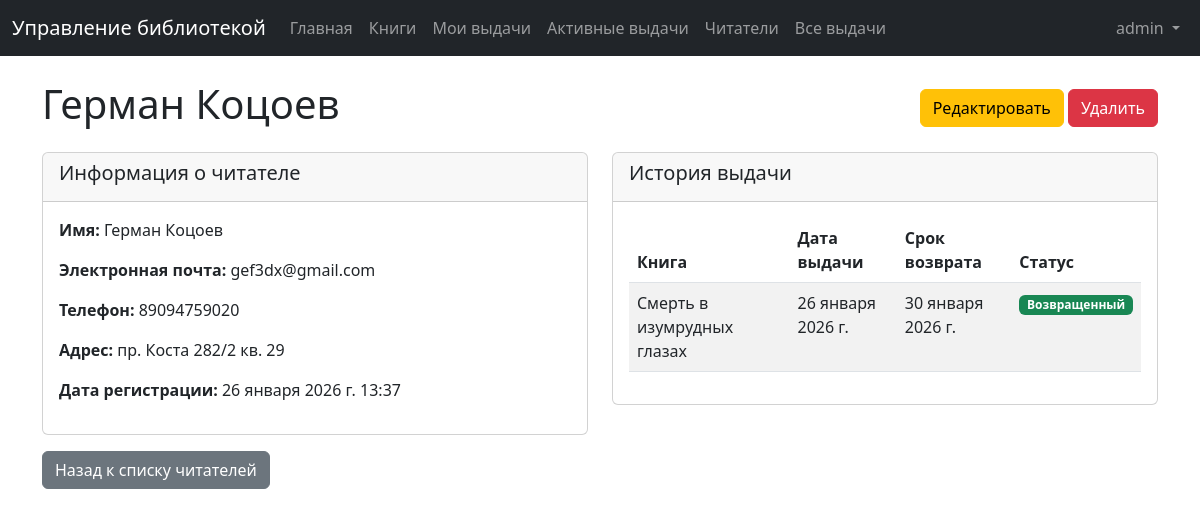
Page /readers/1/ (signed in) on the committed database.
### library/models.py (models this page shows, shortened)
class Reader(models.Model):
    user = models.OneToOneField(
        User,
        on_delete=models.CASCADE,
        null=True,
        blank=True,
        verbose_name="Пользователь",
    )
    first_name = models.CharField(max_length=100, verbose_name="Имя")
    last_name = models.CharField(max_length=100, verbose_name="Фамилия")
    email = models.EmailField(
        max_length=254, verbose_name="Электронная почта", unique=True
    )
    phone = models.CharField(
        max_length=20, verbose_name="Телефон", null=True, blank=True, unique=True
    )
    address = models.CharField(
        max_length=255, verbose_name="Адрес", null=True, blank=True
    )
    registration_date = models.DateTimeField(
        auto_now_add=True, verbose_name="Дата регистрации"
    )
    class Meta:
        verbose_name = "Читатель"
        verbose_name_plural = "Читатели"
        ordering = ["last_name", "first_name"]

class Loan(models.Model):
    STATUS_CHOICES = [
        ("overdue", "Просрочена"),
        ("active", "Активная"),
        ("returned", "Возвращена"),
    ]
    reader = models.ForeignKey(
        Reader, on_delete=models.CASCADE, verbose_name="Читатель"
    )
    book = models.ForeignKey(Book, on_delete=models.CASCADE, verbose_name="Книга")
    loan_date = models.DateField(verbose_name="Дата выдачи книги")
    due_date = models.DateField(verbose_name="Срок возврата книги")
    return_date = models.DateField(
        verbose_name="Дата возврата книги", null=True, blank=True
    )
    status = models.CharField(
        max_length=20, choices=STATUS_CHOICES, default="active", verbose_name="Статус"
    )
    class Meta:
        verbose_name = "Выдача"
        verbose_name_plural = "Выдачи"
        ordering = ["return_date"]

class Book(models.Model):
    title = models.CharField(max_length=200, verbose_name="Название")
    author = models.CharField(max_length=200, verbose_name="Автор")
    isbn = models.CharField(max_length=13, verbose_name="ISBN", unique=True)
    publication_date = models.DateField(verbose_name="Дата публикации")
    genre = models.CharField(max_length=100, verbose_name="Жанр")
    total_copies = models.IntegerField(verbose_name="Количество экземпляров")
    available_copies = models.IntegerField(verbose_name="Доступные экземпляры")
    class Meta:
        verbose_name = "Книга"
        verbose_name_plural = "Книги"
        ordering = ["title"]

### library/views.py (the view)
# urls.py: path("readers/<int:pk>/", views.reader_detail, name="reader_detail"),
@login_required
def reader_detail(request, pk):
    if not request.user.is_staff:
        messages.error(request, "У вас нет разрешения на просмотр этой страницы.")
        return redirect("home")
    reader = get_object_or_404(Reader, pk=pk)
    loans = Loan.objects.filter(reader=reader)
    return render(
        request, "library/reader_detail.html", {"reader": reader, "loans": loans}
    )

### templates/library/reader_detail.html (shortened to what this page needs)
{% extends 'library/base.html' %}
{% block content %}
<div class="d-flex justify-content-between align-items-center mb-3">
    <h1>{{ reader.first_name }} {{ reader.last_name }}</h1>
    <div>
        <a href="{% url 'reader_edit' reader.pk %}" class="btn btn-warning">Редактировать</a>
        <a href="{% url 'reader_delete' reader.pk %}" class="btn btn-danger">Удалить</a>
    </div>
</div>
<div class="row">
    <div class="col-md-6">
        <div class="card">
            <div class="card-header">
                <h5>Информация о читателе</h5>
            </div>
            <div class="card-body">
                <p><strong>Имя:</strong> {{ reader.first_name }} {{ reader.last_name }}</p>
                <p><strong>Электронная почта:</strong> {{ reader.email }}</p>
                <p><strong>Телефон:</strong> {{ reader.phone }}</p>
                <p><strong>Адрес:</strong> {{ reader.address }}</p>
                <p><strong>Дата регистрации:</strong> {{ reader.registration_date }}</p>
            </div>
        </div>
    </div>
    <div class="col-md-6">
        <div class="card">
            <div class="card-header">
                <h5>История выдачи</h5>
            </div>
            <div class="card-body">
                {% if loans %}
                    <div class="table-responsive">
                        <table class="table table-striped">
                            <thead>
                                <tr>
                                    <th>Книга</th>
                                    <th>Дата выдачи</th>
                                    <th>Срок возврата</th>
                                    <th>Статус</th>
                                </tr>
                            </thead>
                            <tbody>
                                {% for loan in loans %}
                                    <tr>
                                        <td>{{ loan.book.title }}</td>
                                        <td>{{ loan.loan_date }}</td>
                                        <td>{{ loan.due_date }}</td>
                                        <td>
                                            <span class="badge bg-{% if loan.status == 'active' %}primary{% elif loan.status == 'returned' %}success{% else %}danger{% endif %}">
                                                {% if loan.status == 'active' %}Активный{% elif loan.status == 'returned' %}Возвращенный{% else %}Просроченный{% endif %}
                                            </span>
                                        </td>
                                    </tr>
                                {% endfor %}
                            </tbody>
                        </table>
                    </div>
                {% else %}
                    <p>История выдачи не найдена.</p>
                {% endif %}
            </div>
        </div>
    </div>
</div>
<div class="mt-3">
    <a href="{% url 'reader_list' %}" class="btn btn-secondary">Назад к списку читателей</a>
</div>
{% endblock %}

### templates/library/components/navbar.html (shortened to what this page needs)
<nav class="navbar navbar-expand-lg navbar-dark bg-dark">
    <div class="container-fluid">
        <a class="navbar-brand" href="{% url 'home' %}"
            >Управление библиотекой</a
        >
        <div class="collapse navbar-collapse" id="navbarNav">
            <ul class="navbar-nav me-auto">
                <li class="nav-item">
                    <a class="nav-link" href="{% url 'home' %}">Главная</a>
                </li>
                {% if user.is_authenticated %}
                <li class="nav-item">
                    <a class="nav-link" href="{% url 'book_list' %}">Книги</a>
                </li>
                <li class="nav-item">
                    <a class="nav-link" href="{% url 'loan_list' %}"
                        >Мои выдачи</a
                    >
                </li>
                <li class="nav-item">
                    <a class="nav-link" href="{% url 'loan_active' %}"
                        >Активные выдачи</a
                    >
                </li>
                {% endif %} {% if user.is_staff %}
                <li class="nav-item">
                    <a class="nav-link" href="{% url 'reader_list' %}"
                        >Читатели</a
                    >
                </li>
                <li class="nav-item">
                    <a class="nav-link" href="{% url 'loan_history' %}"
                        >Все выдачи</a
                    >
                </li>
                {% endif %}
            </ul>
            <ul class="navbar-nav">
                {% if user.is_authenticated %}
                <li class="nav-item dropdown">
                    <a
                        class="nav-link dropdown-toggle"
                        href="#"
                        id="navbarDropdown"
                        role="button"
                        data-bs-toggle="dropdown"
                    >
                        {{ user.username }}
                    </a>
                </li>
                {% endif %}
            </ul>
        </div>
    </div>
</nav>

### rows in the picture
Reader: first_name "Герман", last_name "Коцоев", email "gef3dx@gmail.com", phone "89094759020", address "пр. Коста 282/2 кв. 29", registration_date "26 января 2026 г. 13:37"
Loan: book "Смерть в изумрудных глазах", loan_date "26 января 2026 г.", due_date "30 января 2026 г.", status "Возвращенный"

### other values in the picture
{{ user.username }} "admin"
